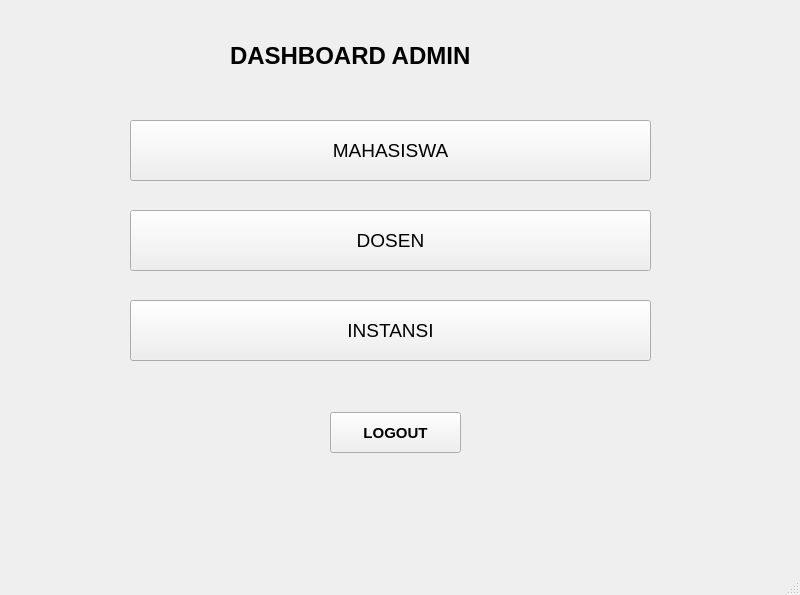
<?xml version="1.0" encoding="UTF-8"?>
<ui version="4.0">
 <class>MainWindow</class>
 <widget class="QMainWindow" name="MainWindow">
  <property name="geometry">
   <rect>
    <x>0</x>
    <y>0</y>
    <width>800</width>
    <height>595</height>
   </rect>
  </property>
  <property name="windowTitle">
   <string>MainWindow</string>
  </property>
  <widget class="QWidget" name="centralwidget">
   <widget class="QLabel" name="label">
    <property name="geometry">
     <rect>
      <x>230</x>
      <y>40</y>
      <width>311</width>
      <height>31</height>
     </rect>
    </property>
    <property name="font">
     <font>
      <pointsize>18</pointsize>
      <weight>75</weight>
      <bold>true</bold>
     </font>
    </property>
    <property name="text">
     <string>DASHBOARD ADMIN</string>
    </property>
   </widget>
   <widget class="QPushButton" name="btn_tambah_data_mhs">
    <property name="geometry">
     <rect>
      <x>130</x>
      <y>120</y>
      <width>521</width>
      <height>61</height>
     </rect>
    </property>
    <property name="font">
     <font>
      <pointsize>14</pointsize>
     </font>
    </property>
    <property name="text">
     <string>MAHASISWA</string>
    </property>
   </widget>
   <widget class="QPushButton" name="btn_ubah_data_mhs">
    <property name="geometry">
     <rect>
      <x>130</x>
      <y>210</y>
      <width>521</width>
      <height>61</height>
     </rect>
    </property>
    <property name="font">
     <font>
      <pointsize>14</pointsize>
     </font>
    </property>
    <property name="text">
     <string>DOSEN</string>
    </property>
   </widget>
   <widget class="QPushButton" name="btn_delete_data_mhs">
    <property name="geometry">
     <rect>
      <x>130</x>
      <y>300</y>
      <width>521</width>
      <height>61</height>
     </rect>
    </property>
    <property name="font">
     <font>
      <pointsize>14</pointsize>
     </font>
    </property>
    <property name="text">
     <string>INSTANSI</string>
    </property>
   </widget>
   <widget class="QPushButton" name="btn">
    <property name="geometry">
     <rect>
      <x>330</x>
      <y>412</y>
      <width>131</width>
      <height>41</height>
     </rect>
    </property>
    <property name="font">
     <font>
      <pointsize>11</pointsize>
      <weight>75</weight>
      <bold>true</bold>
     </font>
    </property>
    <property name="text">
     <string>LOGOUT</string>
    </property>
   </widget>
  </widget>
  <widget class="QMenuBar" name="menubar">
   <property name="geometry">
    <rect>
     <x>0</x>
     <y>0</y>
     <width>800</width>
     <height>26</height>
    </rect>
   </property>
  </widget>
  <widget class="QStatusBar" name="statusbar"/>
 </widget>
 <resources/>
 <connections/>
</ui>
